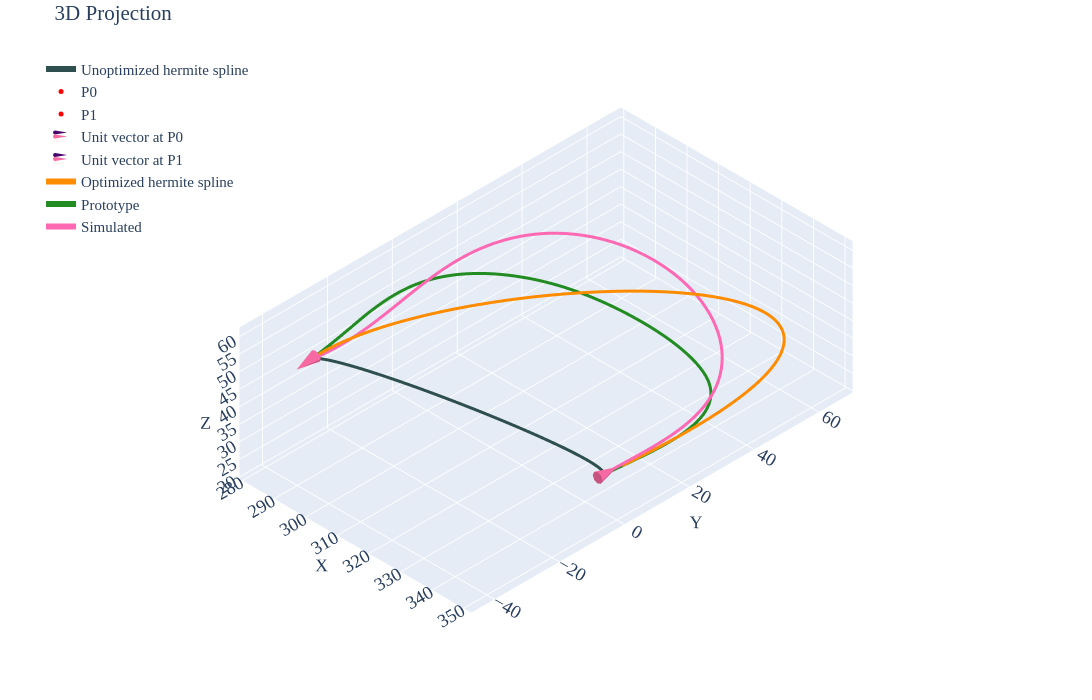

Notebook code cell kept with this figure:
### Code cell
df=pd.read_csv('../data/2810/p3-case1.csv')
prt=df.iloc[10:,2:].reset_index(drop=True)
p0=df.iloc[5,2:].values.astype(float)   
p1=df.iloc[6,2:].values.astype(float)   
u0=df.iloc[8,2:].values.astype(float)   
u1=df.iloc[9,2:].values.astype(float)   
m0=df.iloc[2,1]                         
m1=df.iloc[3,1]                         
u0_init=u0*m0
u1_init=u1*m1
spl=utils.hermite(p0,p1,u0_init,u1_init,num_points=51)
spl_tgt=pd.read_csv('../data/2810/rev-opt/p3-case1-opt.csv').values
siml=pd.DataFrame(final_rod_position.T,columns=['X','Y','Z'])
siml.to_csv('data/p3-case1.csv',index=False)
utils.plotter(spl,p0,p1,u0_init,u1_init,tgt=spl_tgt,prt=prt.values,siml=siml.values,cne=6,intr='d',tgt_label='Optimized hermite spline')
